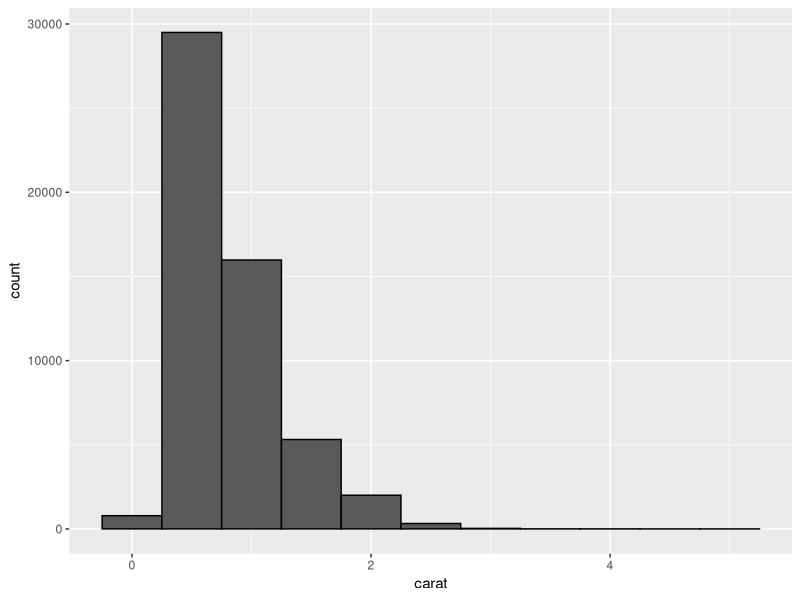
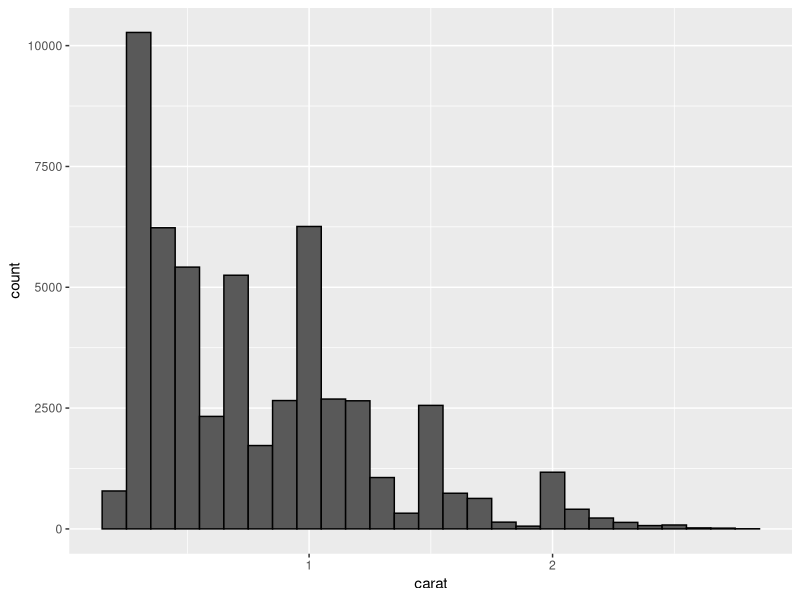
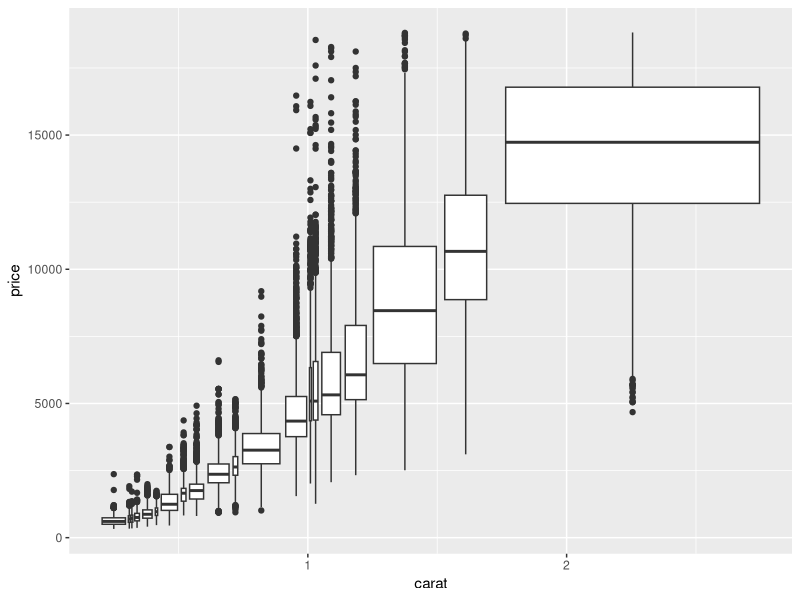

Write R code to recreate these figures, in order.
library(tidyverse)

ggplot(data = diamonds) +
  geom_histogram(mapping = aes(x = carat), binwidth = 0.5, colour="black")

smaller <- diamonds %>% 
  filter(carat < 3)

ggplot(data = smaller, mapping = aes(x = carat)) +
  geom_histogram(binwidth = 0.1, colour="black")

ggplot(data = smaller, mapping = aes(x = carat, y = price)) + 
  geom_boxplot(mapping = aes(group = cut_number(carat, 20)))
